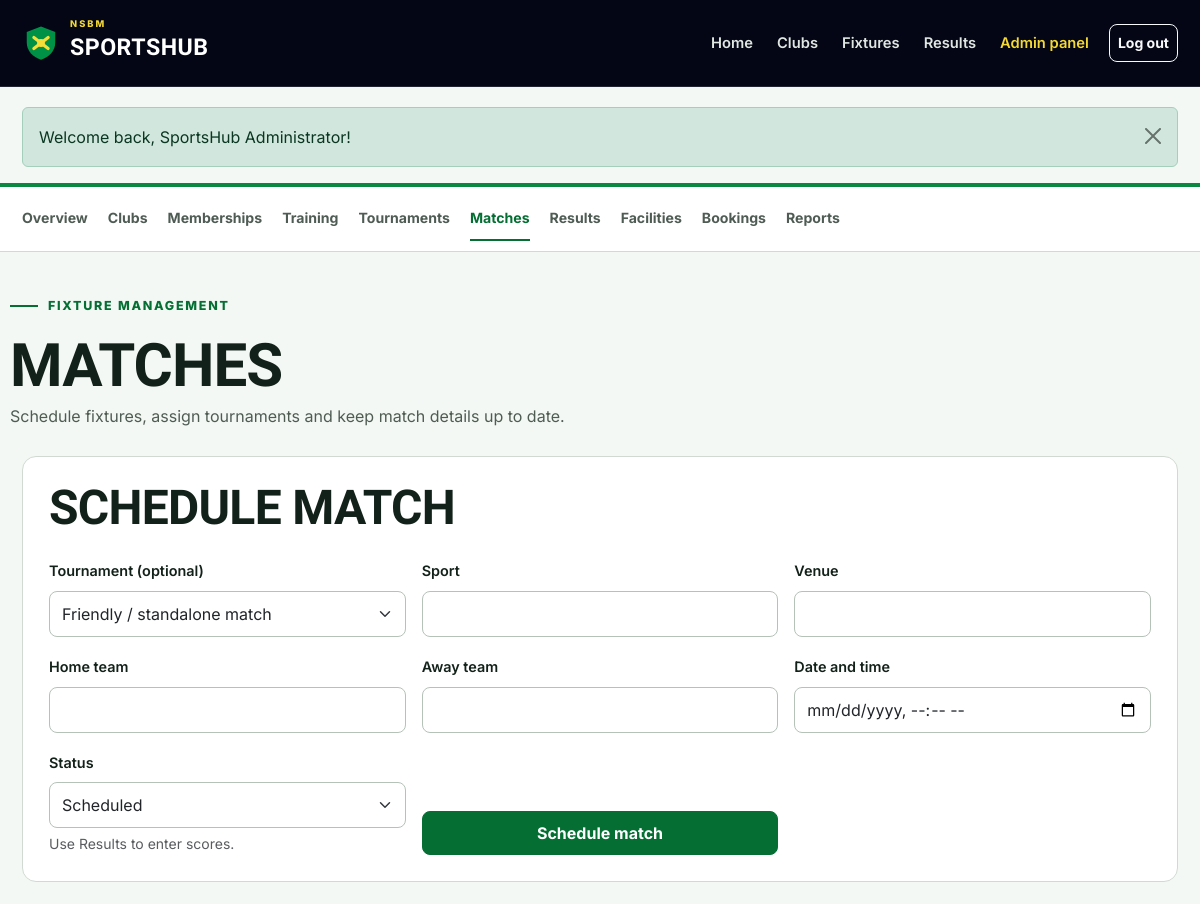
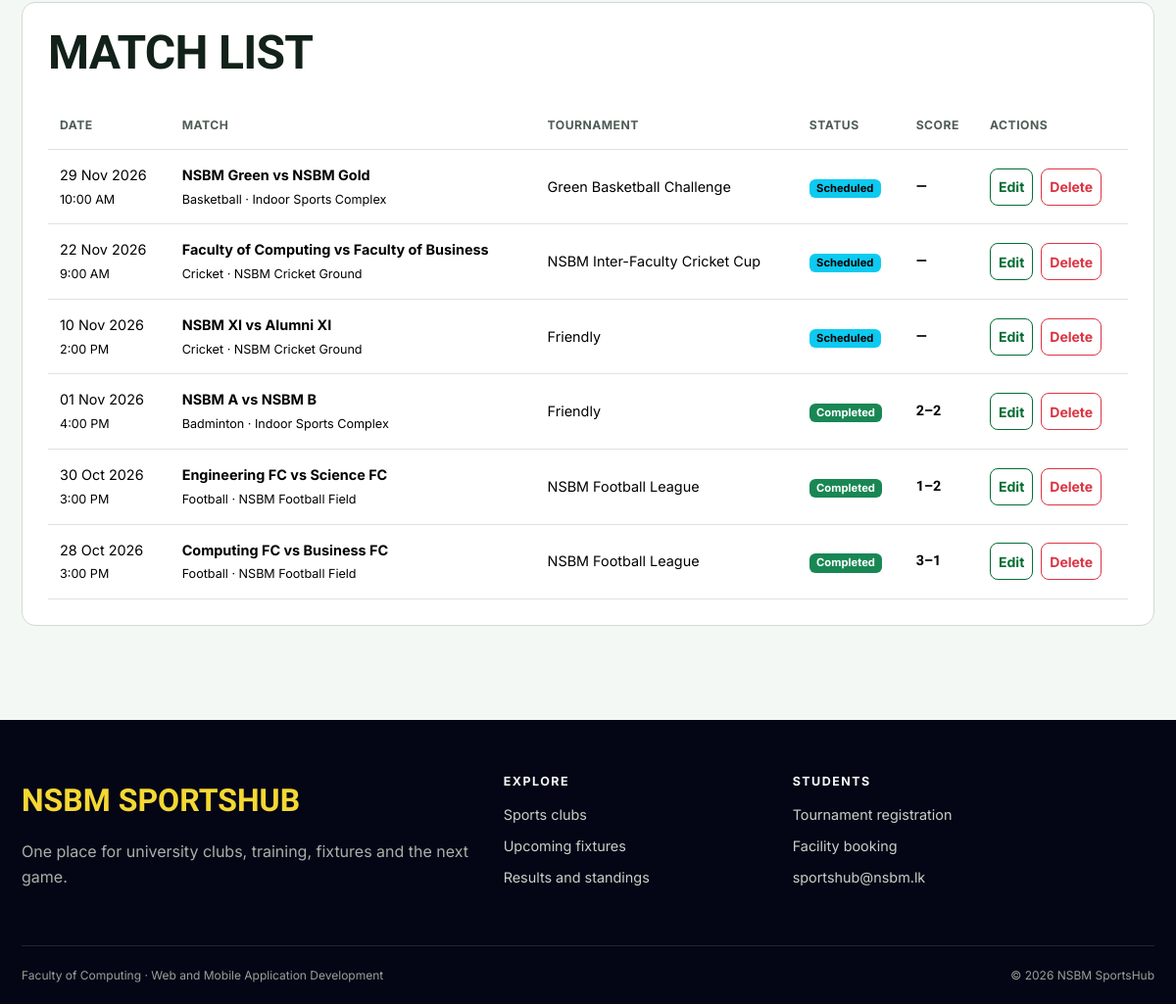
The page /admin/matches.php (signed in) on the database its author committed (2 pictures, top to bottom).
### tables this page shows
CREATE TABLE matches (
    id INT UNSIGNED AUTO_INCREMENT PRIMARY KEY,
    tournament_id INT UNSIGNED NULL,
    sport VARCHAR(80) NOT NULL,
    home_team VARCHAR(100) NOT NULL,
    away_team VARCHAR(100) NOT NULL,
    match_datetime DATETIME NOT NULL,
    venue VARCHAR(120) NOT NULL,
    status ENUM('scheduled', 'completed', 'cancelled') NOT NULL DEFAULT 'scheduled',
    home_score SMALLINT UNSIGNED NULL,
    away_score SMALLINT UNSIGNED NULL,
    created_at TIMESTAMP DEFAULT CURRENT_TIMESTAMP,
    FOREIGN KEY (tournament_id) REFERENCES tournaments(id) ON DELETE SET NULL
);

CREATE TABLE tournaments (
    id INT UNSIGNED AUTO_INCREMENT PRIMARY KEY,
    name VARCHAR(120) NOT NULL,
    sport VARCHAR(80) NOT NULL,
    description TEXT NOT NULL,
    start_date DATE NOT NULL,
    end_date DATE NOT NULL,
    venue VARCHAR(120) NOT NULL,
    registration_deadline DATE NOT NULL,
    max_teams SMALLINT UNSIGNED NOT NULL DEFAULT 8,
    status ENUM('upcoming', 'ongoing', 'completed') NOT NULL DEFAULT 'upcoming',
    created_at TIMESTAMP DEFAULT CURRENT_TIMESTAMP
);

### admin/matches.php (the view, shortened to what this page needs)
<?php
$errors = [];
$values = ['id' => '', 'tournament_id' => '', 'sport' => '', 'home_team' => '', 'away_team' => '', 'match_datetime' => '', 'venue' => '', 'status' => 'scheduled'];
$matches = fetch_all('SELECT m.*, t.name AS tournament_name
    FROM matches m
    LEFT JOIN tournaments t ON t.id=m.tournament_id
    ORDER BY m.match_datetime DESC');
include __DIR__ . '/../includes/header.php';
include __DIR__ . '/../includes/admin_nav.php';
?>
<div class="container dashboard-head"><span class="section-kicker">Fixture management</span>
    <h1>Matches</h1><p>Schedule fixtures, assign tournaments and keep match details up to date.</p>
</div>
<div class="container dashboard-content">
    <section class="content-panel">
        <div class="page-title-row">
            <h2><?= $values['id'] ? 'Edit match' : 'Schedule match' ?></h2>
        </div><?php if ($errors): ?>
            <div class="alert alert-danger">
                <ul class="mb-0"><?php foreach ($errors as $error): ?>
                        <li><?= e($error) ?></li><?php endforeach; ?>
                </ul>
        </div><?php endif; ?>
        <form method="post" class="needs-validation" novalidate>
            <div class="row g-3">
                <div class="col-md-4">
                    <label class="form-label" for="tournament_id">Tournament (optional)</label>
                    <select class="form-select" id="tournament_id" name="tournament_id">
                        <option value="">Friendly / standalone match</option>
                    </select>
                </div>
                <div class="col-md-4">
                    <label class="form-label" for="sport">Sport</label>
                    <input class="form-control" id="sport" name="sport" value="<?= e($values['sport']) ?>" required>
                </div>
                <div class="col-md-4">
                    <label class="form-label" for="venue">Venue</label>
                    <input class="form-control" id="venue" name="venue" value="<?= e($values['venue']) ?>" required>
                </div>
                <div class="col-md-4">
                    <label class="form-label" for="home_team">Home team</label>
                    <input class="form-control" id="home_team" name="home_team" value="<?= e($values['home_team']) ?>" required>
                </div>
                <div class="col-md-4">
                    <label class="form-label" for="away_team">Away team</label>
                    <input class="form-control" id="away_team" name="away_team" value="<?= e($values['away_team']) ?>" required>
                </div>
                <div class="col-md-4">
                    <label class="form-label" for="match_datetime">Date and time</label>
                    <input class="form-control" type="datetime-local" id="match_datetime" name="match_datetime" value="<?= e($values['match_datetime']) ?>" required>
                </div>
                <div class="col-md-4">
                    <label class="form-label" for="status">Status</label>
                    <select class="form-select" id="status" name="status">
                        <?php foreach (['scheduled', 'completed', 'cancelled'] as $option): ?>
                            <option value="<?= $option ?>" <?= $values['status'] === $option ? 'selected' : '' ?>><?= ucfirst($option) ?></option>
                        <?php endforeach; ?>
                    </select>
                    <div class="form-text">Use Results to enter scores.</div>
                </div>
                <div class="col-md-4 d-flex align-items-end">
                    <button class="btn btn-sport w-100" type="submit"><?= $values['id'] ? 'Save changes' : 'Schedule match' ?></button>
                </div>
            </div>
        </form>
    </section>
    <section class="content-panel">
        <h2 class="mb-4">Match list</h2><?php if ($matches): ?>
            <div class="table-responsive">
                <table class="table">
                    <thead>
                        <tr>
                            <th>Date</th>
                            <th>Match</th>
                            <th>Tournament</th>
                            <th>Status</th>
                            <th>Score</th>
                            <th>Actions</th>
                        </tr>
                    </thead>
                    <tbody>
                        <?php foreach ($matches as $match): ?>
                            <tr>
                                <td><?= format_date($match['match_datetime']) ?><br><small><?= format_time($match['match_datetime']) ?></small></td>
                                <td><strong><?= e($match['home_team']) ?> vs <?= e($match['away_team']) ?></strong><br><small><?= e($match['sport']) ?> · <?= e($match['venue']) ?></small></td>
                                <td><?= e($match['tournament_name'] ?? 'Friendly') ?></td>
                                <td><?= status_badge($match['status']) ?></td>
                                <td class="score"><?= $match['home_score'] !== null ? $match['home_score'] . '–' . $match['away_score'] : '—' ?></td>
                                <td>
                                    <div class="table-actions"><a class="btn btn-sm btn-outline-sport" href="<?= e(url('admin/matches.php?edit=' . $match['id'])) ?>">Edit</a>
                                        <form method="post">
                                            <button class="btn btn-sm btn-outline-danger" type="submit" data-confirm="Delete this match and its student registrations?">Delete</button>
                                        </form>
                                    </div>
                                </td>
                        </tr><?php endforeach; ?>
                    </tbody>
                </table>
        </div><?php else: ?><p>No matches yet.</p><?php endif; ?>
    </section>
</div>
<?php include __DIR__ . '/../includes/footer.php'; ?>

### includes/functions.php (shortened to what this page needs)
<?php
function e($value)
{
    return htmlspecialchars($value ?? '', ENT_QUOTES);
}
function url($path = '')
{
    return BASE_PATH . '/' . ltrim($path, '/');
}
function run_query($sql, $params = [])
{
    global $connection;
    $statement = mysqli_prepare($connection, $sql);
    if (count($params) > 0) {
        $types = str_repeat('s', count($params));
        mysqli_stmt_bind_param($statement, $types, ...$params);
    }
    if (!mysqli_stmt_execute($statement)) {
        die('SQL error: ' . mysqli_stmt_error($statement));
    }
    return $statement;
}
function fetch_all($sql, $params = [])
{
    $statement = run_query($sql, $params);
    $result = mysqli_stmt_get_result($statement);
    return mysqli_fetch_all($result, MYSQLI_ASSOC);
}
function format_date($date, $format = 'd M Y')
{
    if ($date) {
        return date($format, strtotime($date));
    }
    return 'Not set';
}
function format_time($time)
{
    if ($time) {
        return date('g:i A', strtotime($time));
    }
    return 'Not set';
}
function status_badge($status)
{
    $classes = [
        'approved' => 'success',
        'active' => 'success',
        'completed' => 'success',
        'registered' => 'success',
        'ongoing' => 'info',
        'scheduled' => 'info',
        'pending' => 'warning',
        'upcoming' => 'warning',
        'rejected' => 'danger',
        'cancelled' => 'danger',
        'maintenance' => 'danger',
        'inactive' => 'secondary',
        'withdrawn' => 'secondary',
    ];
    $class = $classes[$status] ?? 'secondary';
    return '<span class="badge text-bg-' . $class . '">' . e(ucfirst($status)) . '</span>';
}

### assets/css/style.css (style rules this page uses)
:root { --navy-950: #040615; --navy-900: #0d1023; --navy-800: #191d34; --green-600: #0a8842; --green-700: #046e33; --green-800: #055728; --yellow-400: #f4d833; --paper-50: #f3f8f4; --paper-100: #e7efe9; --ink-900: #122119; --ink-600: #4f5c54; --page-bg: var(--paper-50); --page-text: var(--ink-900); --muted-text: var(--ink-600); --brand: var(--green-700); --brand-hover: var(--green-800); --highlight: var(--yellow-400); --dark-surface: var(--navy-950); --line: #d1dad2; --radius-sm: 8px; --radius-md: 14px; --radius-lg: 22px; --shadow: 0 12px 32px rgba(11, 26, 18, 0.08); }
* { box-sizing: border-box; }
html { scroll-behavior: smooth; }
body { min-height: 100dvh; margin: 0; background: var(--page-bg); color: var(--page-text); font-family: "Inter", sans-serif; font-size: 16px; line-height: 1.65; }
a { color: var(--brand); text-underline-offset: 3px; }
button, a, input, select, textarea { transition: color 180ms ease-out, background-color 180ms ease-out, border-color 180ms ease-out, transform 180ms ease-out; }
h1, h2, h3, h4, .display-font { font-family: "Barlow Condensed", sans-serif; font-weight: 700; line-height: 1.05; letter-spacing: -0.015em; }
h1 { font-size: clamp(2.5rem, 6vw, 4.8rem); }
h2 { font-size: clamp(2rem, 4vw, 3rem); }
p { max-width: 72ch; }
.container { max-width: 1180px; }
.btn { min-height: 44px; display: inline-flex; align-items: center; justify-content: center; gap: 8px; font-weight: 700; border-radius: var(--radius-sm); }
.btn-sm { min-height: 38px; }
.btn-sport { background: var(--brand); border-color: var(--brand); color: #fff; }
.btn-outline-sport { color: var(--brand); border-color: var(--brand); }
.hero-kicker, .section-kicker { display: inline-flex; align-items: center; gap: 10px; margin-bottom: 18px; color: var(--brand); font-size: 0.78rem; font-weight: 800; letter-spacing: 0.14em; text-transform: uppercase; }
.hero-kicker::before, .section-kicker::before { content: ""; width: 28px; height: 2px; background: currentColor; }
.page-title-row { display: flex; flex-wrap: wrap; justify-content: space-between; align-items: center; gap: 16px; margin-bottom: 24px; }
.page-title-row h1, .page-title-row h2 { margin: 0; }
.content-panel { padding: 26px; margin-bottom: 24px; background: #fff; border: 1px solid var(--line); border-radius: var(--radius-md); }
.content-panel h2, .content-panel h3 { text-transform: uppercase; }
.form-control, .form-select { min-height: 46px; border-radius: var(--radius-sm); border-color: #b5c2b7; }
.form-label { font-weight: 600; font-size: 0.9rem; }
.dashboard-head { padding: 36px 0 26px; }
.dashboard-head h1 { margin: 0; font-size: clamp(2.5rem, 5vw, 3.8rem); text-transform: uppercase; }
.dashboard-head p { margin: 6px 0 0; color: var(--muted-text); }
.dashboard-content { padding-bottom: 72px; }
.table { margin-bottom: 0; vertical-align: middle; }
.table > :not(caption) > * > * { padding: 14px 12px; }
.table thead th { color: var(--muted-text); font-size: 0.76rem; letter-spacing: 0.04em; text-transform: uppercase; white-space: nowrap; }
.table tbody td { font-size: 0.9rem; }
.table-actions { display: flex; flex-wrap: wrap; gap: 8px; }
.table-actions form { margin: 0; }
.score { font-family: "Barlow Condensed", sans-serif; font-size: 1.5rem; font-weight: 800; font-variant-numeric: tabular-nums; white-space: nowrap; }
.badge { font-size: 0.7rem; }

### rows shown on the page
matches: match_datetime "29 Nov 2026", match_datetime "10:00 AM", home_team "NSBM Green", away_team "NSBM Gold", sport "Basketball", venue "Indoor Sports Complex", tournament.name "Green Basketball Challenge", status "Scheduled"
matches: match_datetime "22 Nov 2026", match_datetime "9:00 AM", home_team "Faculty of Computing", away_team "Faculty of Business", sport "Cricket", venue "NSBM Cricket Ground", tournament.name "NSBM Inter-Faculty Cricket Cup", status "Scheduled"
matches: match_datetime "10 Nov 2026", match_datetime "2:00 PM", home_team "NSBM XI", away_team "Alumni XI", sport "Cricket", venue "NSBM Cricket Ground", tournament_name "Friendly", status "Scheduled"
matches: match_datetime "01 Nov 2026", match_datetime "4:00 PM", home_team "NSBM A", away_team "NSBM B", sport "Badminton", venue "Indoor Sports Complex", tournament_name "Friendly", status "Completed", home_score "2", away_score "2"
matches: match_datetime "30 Oct 2026", match_datetime "3:00 PM", home_team "Engineering FC", away_team "Science FC", sport "Football", venue "NSBM Football Field", tournament.name "NSBM Football League", status "Completed", home_score "1", away_score "2"
matches: match_datetime "28 Oct 2026", match_datetime "3:00 PM", home_team "Computing FC", away_team "Business FC", sport "Football", venue "NSBM Football Field", tournament.name "NSBM Football League", status "Completed", home_score "3", away_score "1"

### other values the page prints
$message['message'] "Welcome back, SportsHub Administrator!"
form field status "Scheduled"
